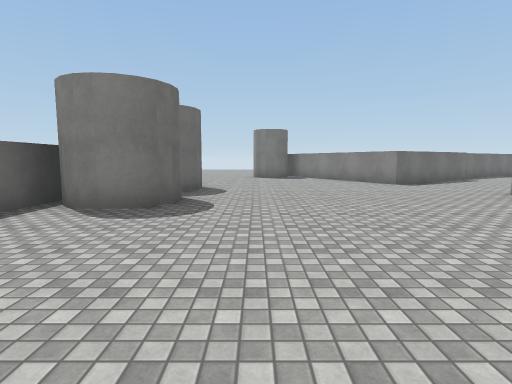
view 1 (above)

24 first-person views from a walk through a scene from a Unity 3-D project. The camera is 1.5 m above the floor, tilts 6° down and sees 80° across. The floor is counted in squares, 2 m on a side. Each view is taken from the middle of a square. On the plan, view 1 faces up. The plan holds only what a view shows up to about 10 squares ahead; the rest is blank. The place goes on beyond the plan. The player is left out. Surface patterns are stand-ins for the level's own textures.

view 2
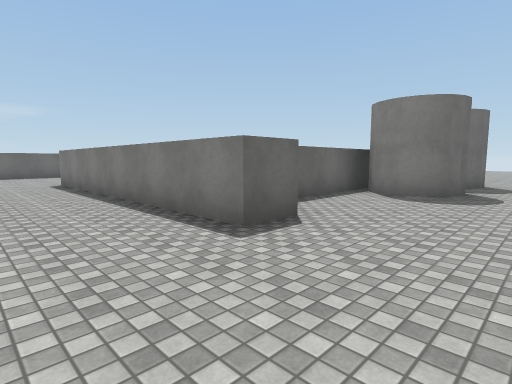

view 3
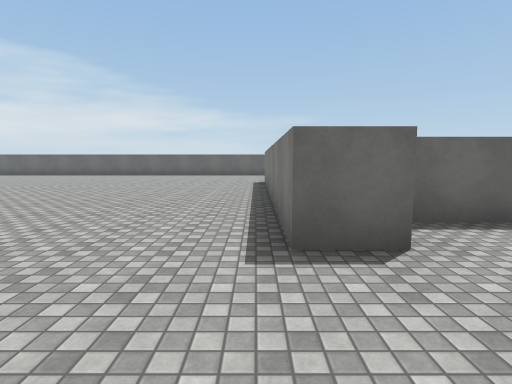

view 4
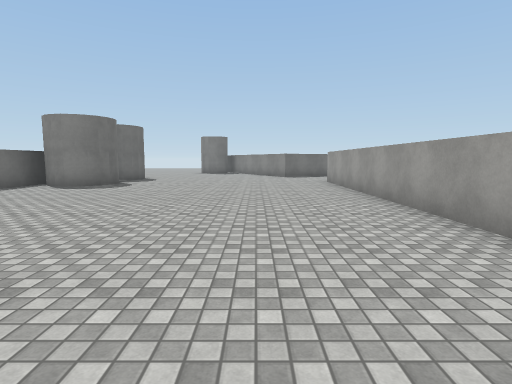

view 5
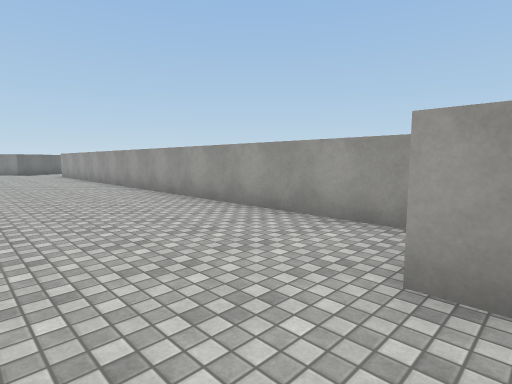

view 6
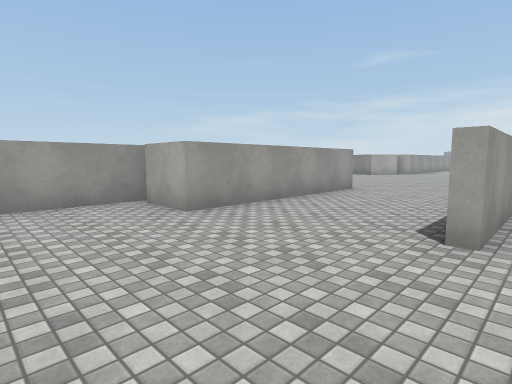

view 7
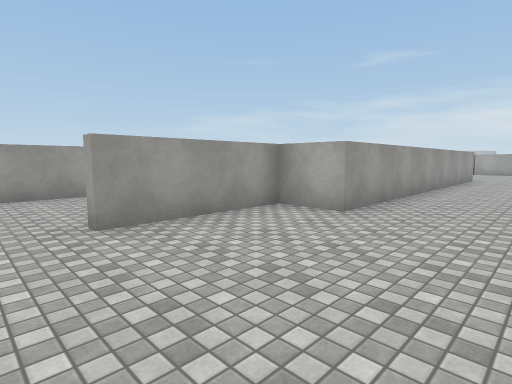

view 8
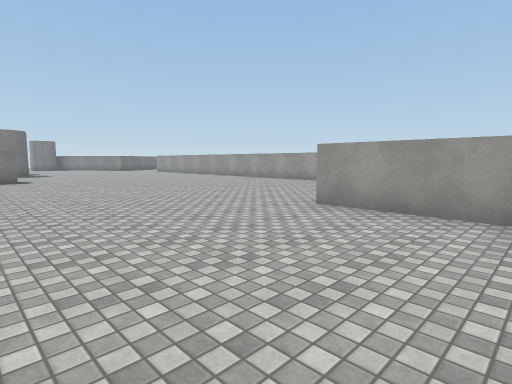

view 9
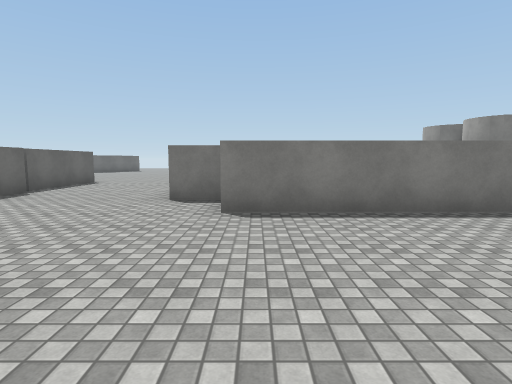

view 10
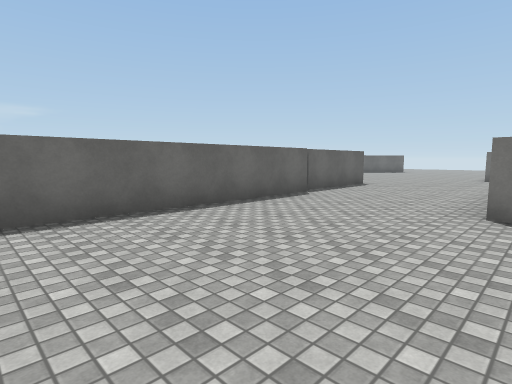

view 11
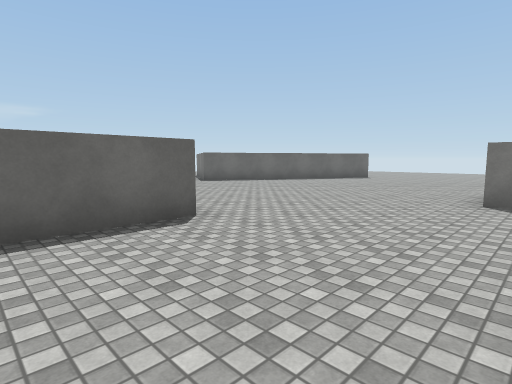

view 12
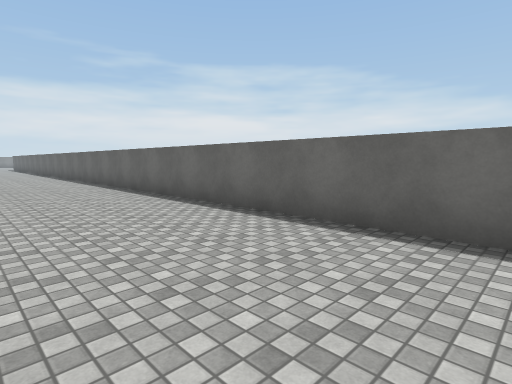

view 13
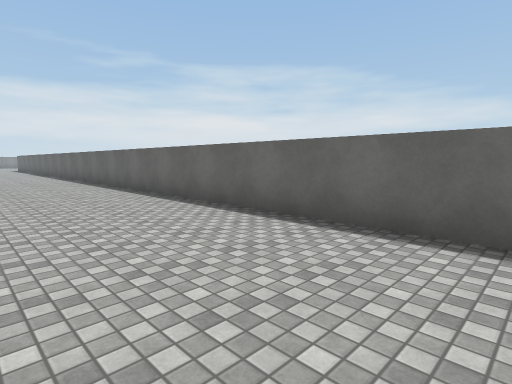

view 14
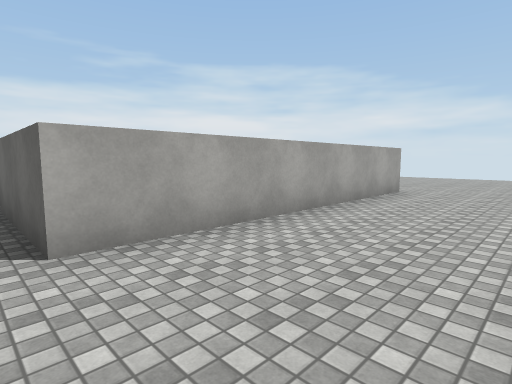

view 15
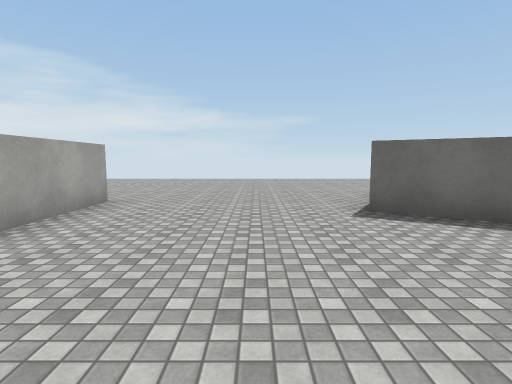

view 16
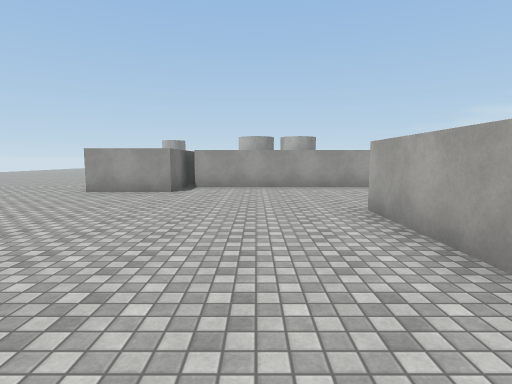

view 17
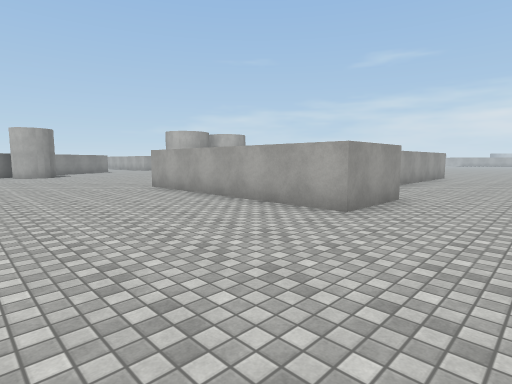

view 18
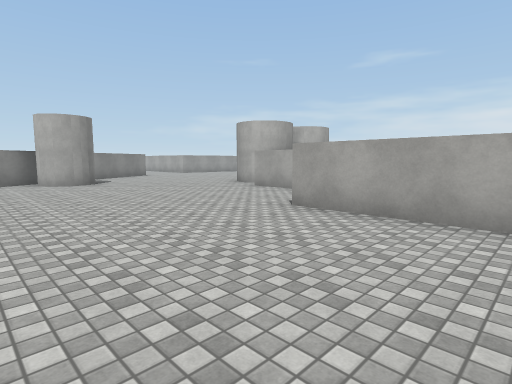

view 19
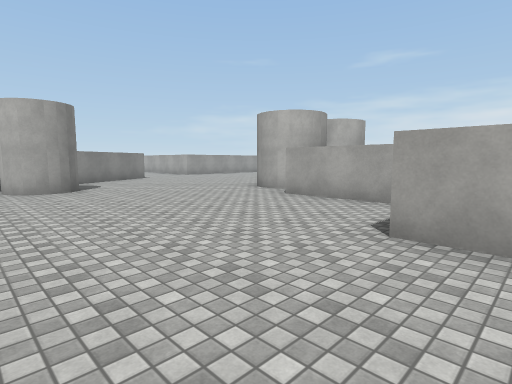

view 20
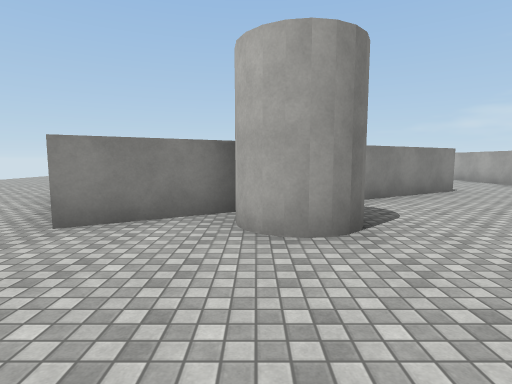

view 21
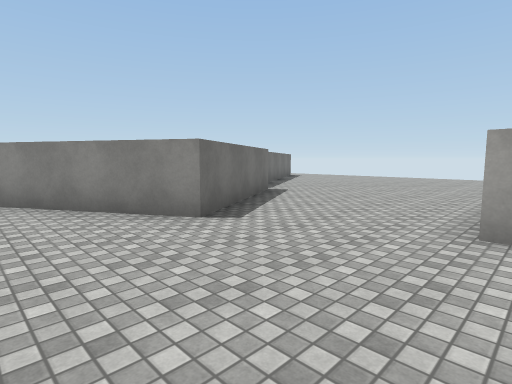

view 22
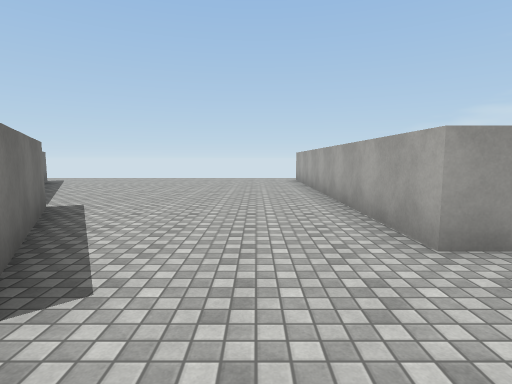

view 23
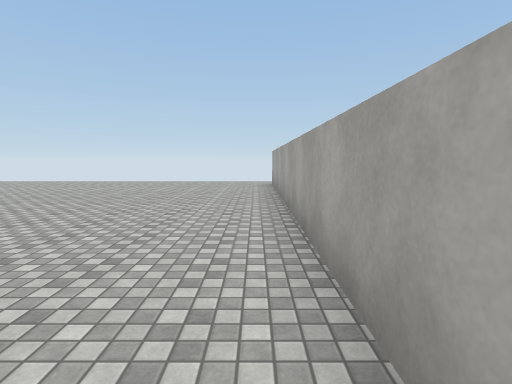

view 24
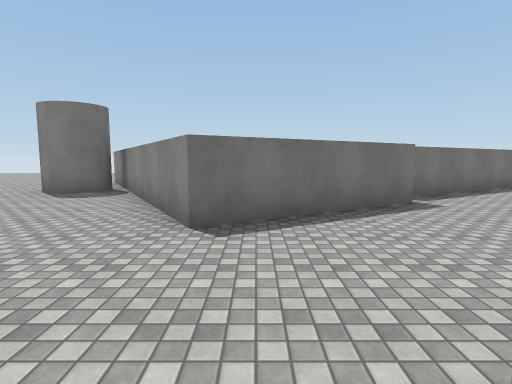

### Floor plan
Points are (right, up) in squares from view 1. A wall is a line through its corners. A room is listed if a view was taken in it or the views show most of it. See-through windows are left out.
Room 1 (views 1, 2, 3, 4, 5, 6, 7, 8, 9, 10, 11, 12, 13, 14, 15, 16, 17, 18, 19, 20, 21, 22, 23, 24)
walls: (-10.6, 1.7) (-11.6, 1.7); (-2.5, 1.4) (-2.5, 0.3) (-10.5, 0.3); (-2.6, 4.6) (-3.1, 4.8); (-11.6, 4.9) (-11.6, 9.8); (-3.6, 6) (-3.6, 1.9); (-1.7, 4.9) (-2.1, 4.6); (-1.4, 5.4) (-1.6, 5) (-1.8, 4.8); (-15.3, 3) (-15.3, -13); (-1.4, 7.8) (-1.7, 7.3); (-6, 9.7) (-3.6, 9.7); (-10, 10) (-12.9, 10) (-12.9, 12) (-6.8, 12); (-0.8, -13.5) (-0.8, -12) (0.4, -12) (0.4, -9); (5.5, -8.6) (5.5, 6.5) (14.5, 6.5); (-22.5, 6.3) (-15.5, 6.3) (-15.5, 3.2); (3.8, -13.5) (3.8, -8.4) (5.1, -8.4); (-20.6, 12.1) (-21.4, 10.6); (7.8, 11.3) (4.3, 9.3) (0.3, 16.2); (13.1, 15) (8.1, 12.1)

Where each view was taken, in squares from view 1:
view 1: 0 up, 0 right, facing up
view 2: 2 down, 0 right, facing up-left
view 3: 0 up, 0 right, facing left
view 4: 4 down, 3 right, facing up
view 5: 9 down, 2 right, facing up-right
view 6: 6 down, 0 right, facing down-right
view 7: 8 down, 3 left, facing down-right
view 8: 12 down, 4 left, facing up-right
view 9: 4 down, 10 left, facing up
view 10: 3 down, 11 left, facing up-left
view 11: 4 up, 12 left, facing up-left
view 12: 0 up, 12 left, facing down-left
view 13: 2 down, 12 left, facing down-left
view 14: 9 up, 15 left, facing down-left
view 15: 9 up, 17 left, facing left
view 16: 8 up, 20 left, facing right
view 17: 16 up, 15 left, facing down-right
view 18: 16 up, 10 left, facing down-right
view 19: 15 up, 8 left, facing down-right
view 20: 14 up, 3 left, facing right
view 21: 6 up, 2 right, facing up-right
view 22: 8 up, 3 right, facing right
view 23: 7 up, 5 right, facing right
view 24: 6 up, 5 right, facing up
